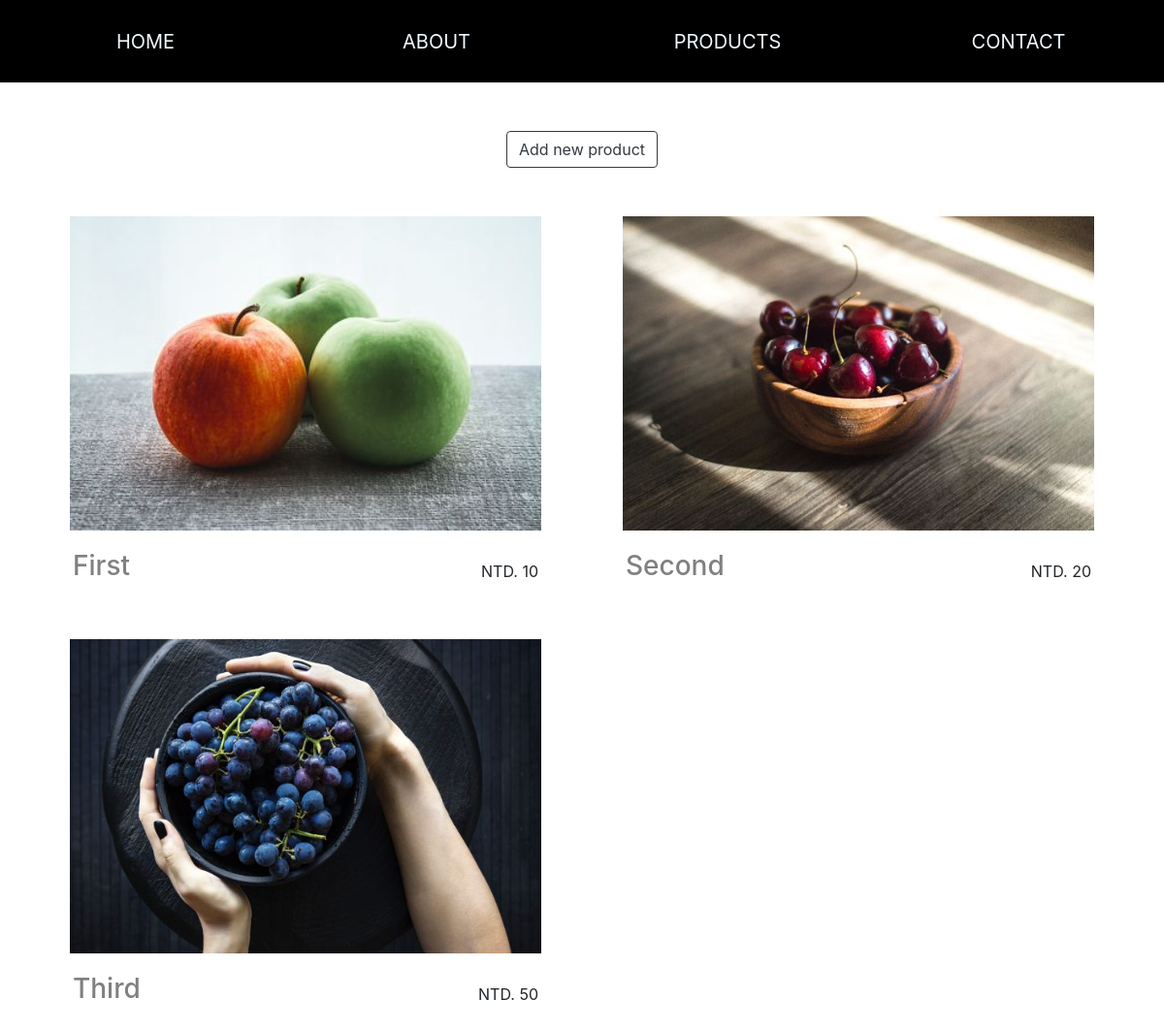
Before: /product/ with the older database file.
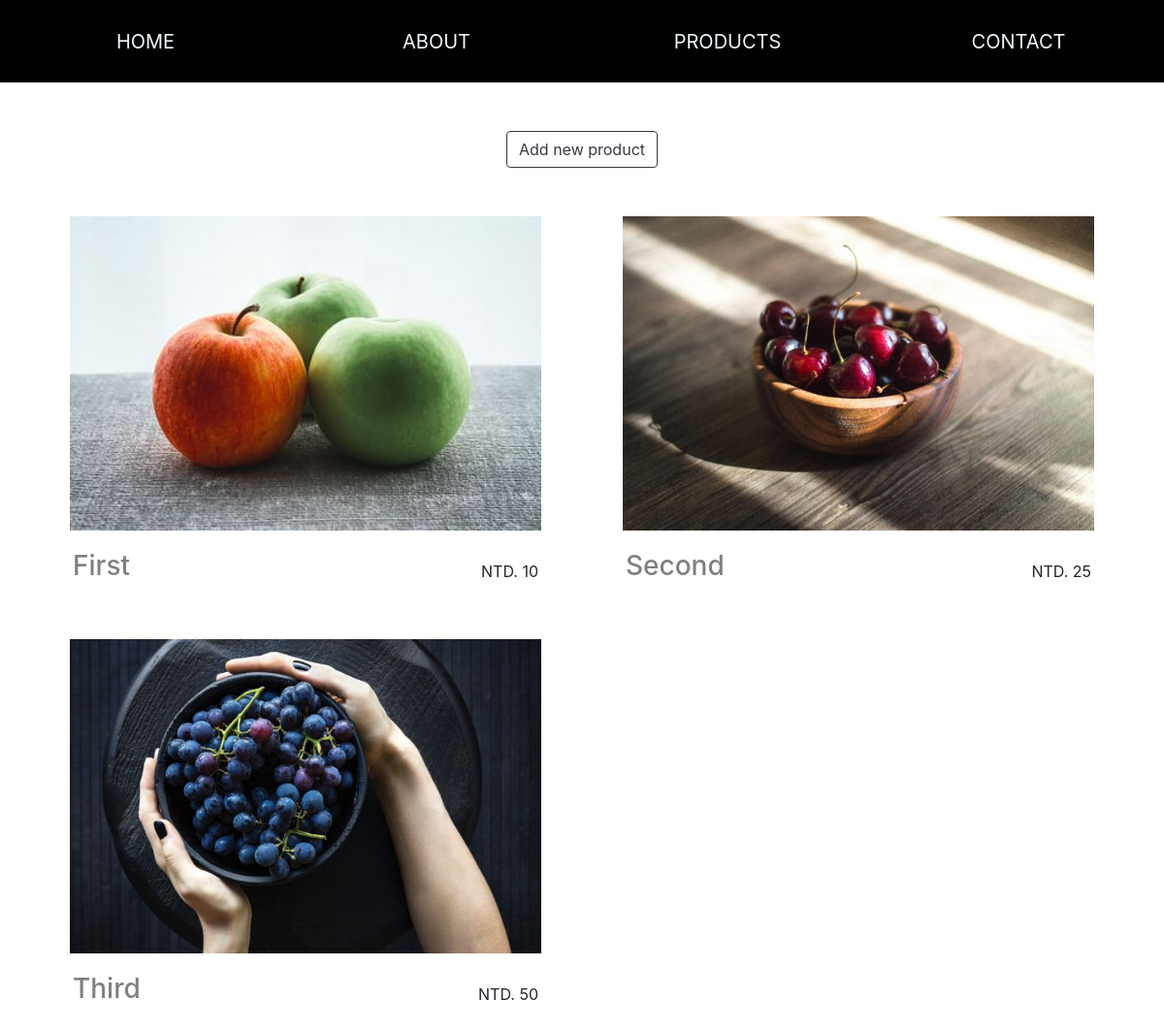
After: the same page with the newer database file.
### product/models.py (models this page shows)
class Product(models.Model):
    name = models.CharField(max_length=200)
    img = models.ImageField(upload_to = 'pictures/', max_length = 255, null=True, blank = True)
    price = models.IntegerField(validators=[validate_even])
    description = models.TextField(blank=True, null=True)
    def get_absolute_url(self):
        return reverse("product:product-detail", kwargs={"my_id": self.id})

### product/views.py (the view)
# urls.py: path('', ProductListView.as_view(), name = 'product-list'),
class ProductListView(ListView):
    template_name = 'product/product_list.html'
    queryset = Product.objects.all()

### product/templates/product/product_list.html
{% extends 'base.html' %}
{% block content %}
<div class="container">
    <div class="row">
        <div class="col-12 product">
            <a href="create/" alt="add_new_item"><button type="button" class="btn btn-outline-dark">Add new product</button></a>
        </div>
            {% for instance in object_list %}
        <div class="col-md-6 col-sm-12 product">
            {% if instance.img %}
            <img src="{{ instance.img.url }}" alt="" width="90%" />
            {% endif %}
            <div>
                <h3>
                    <a href="{{ instance.get_absolute_url }}">{{ instance.name }}</a>
                </h3>
                <p class='price'>NTD. {{instance.price}} </p>
            </div>
        </div>
        {% endfor %}
    </div>
</div>
{% endblock %}

Changed rows visible on the page:
changed Product "Second": price "20" → "25"
